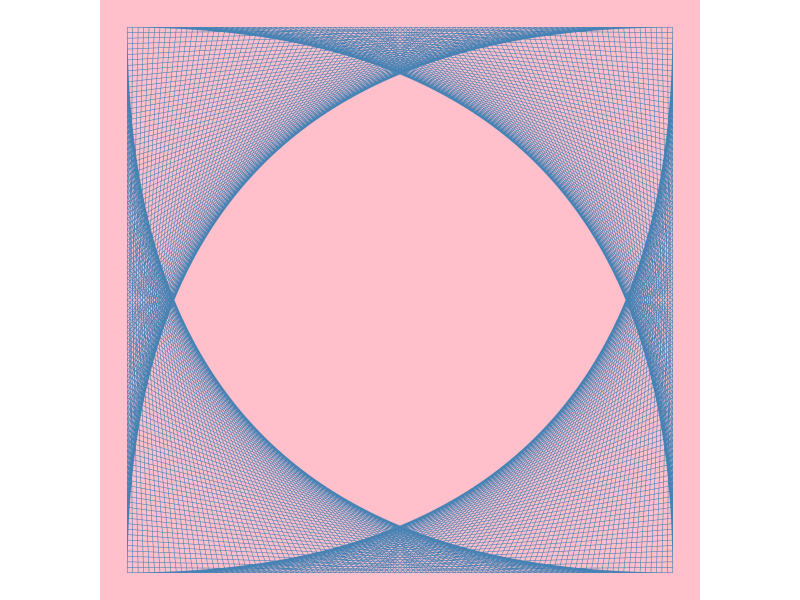
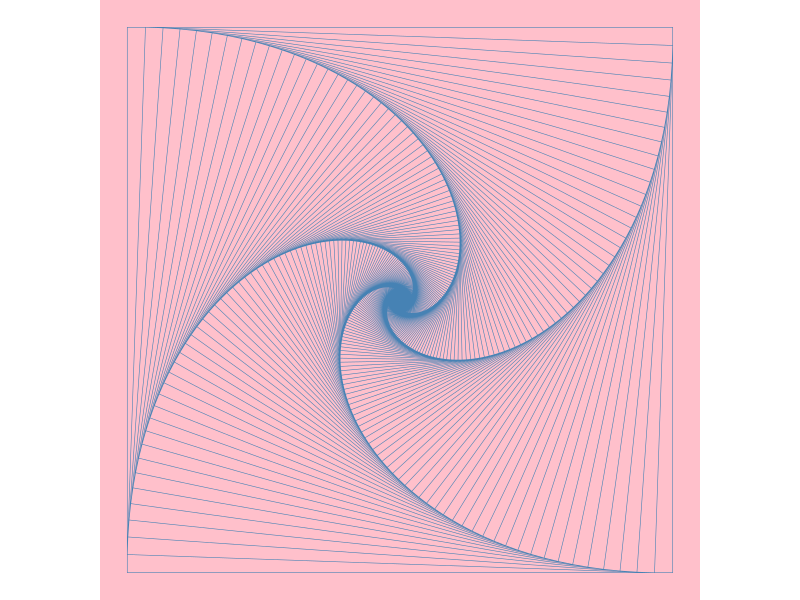
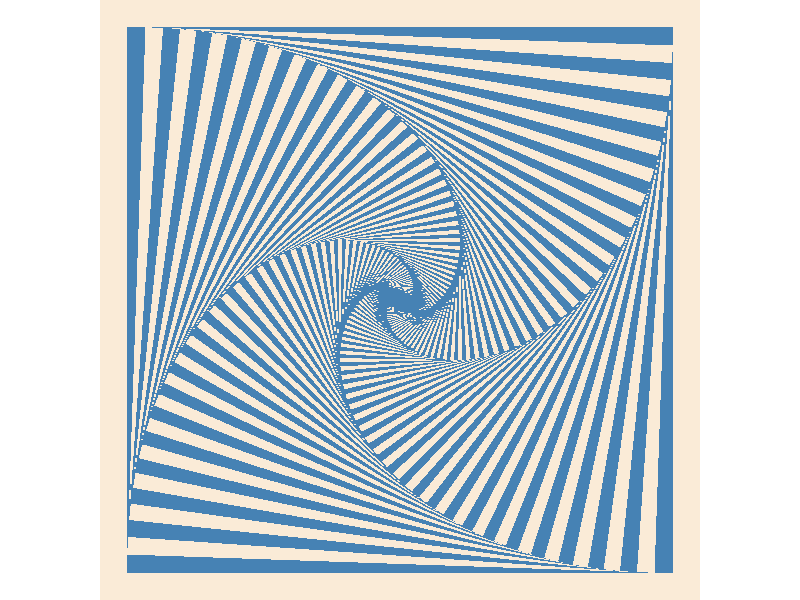
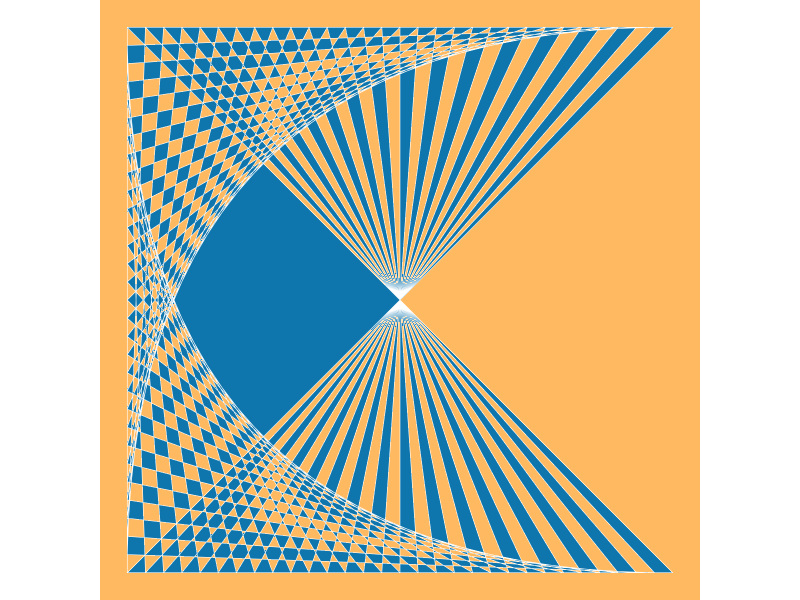
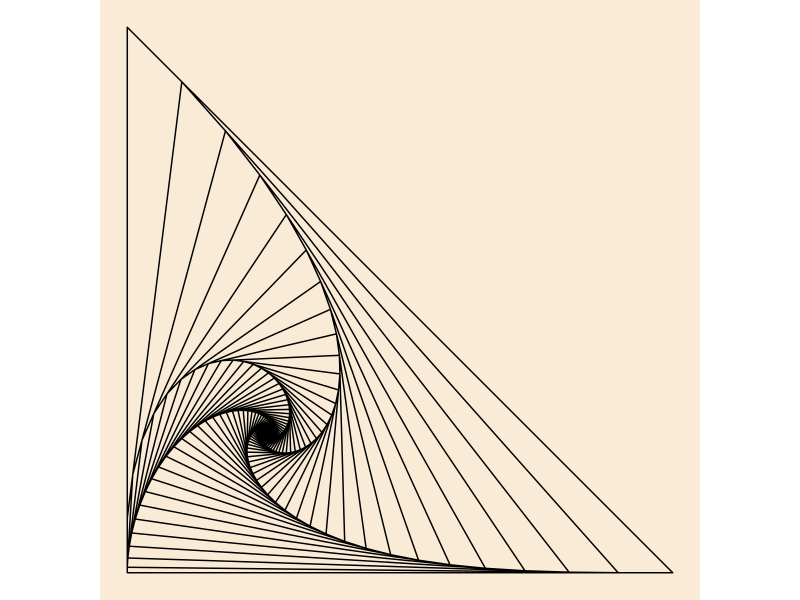
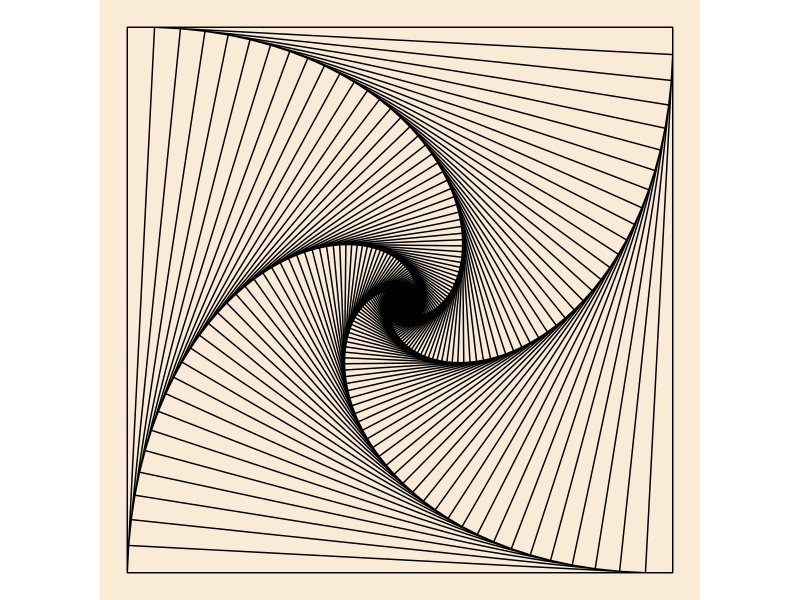
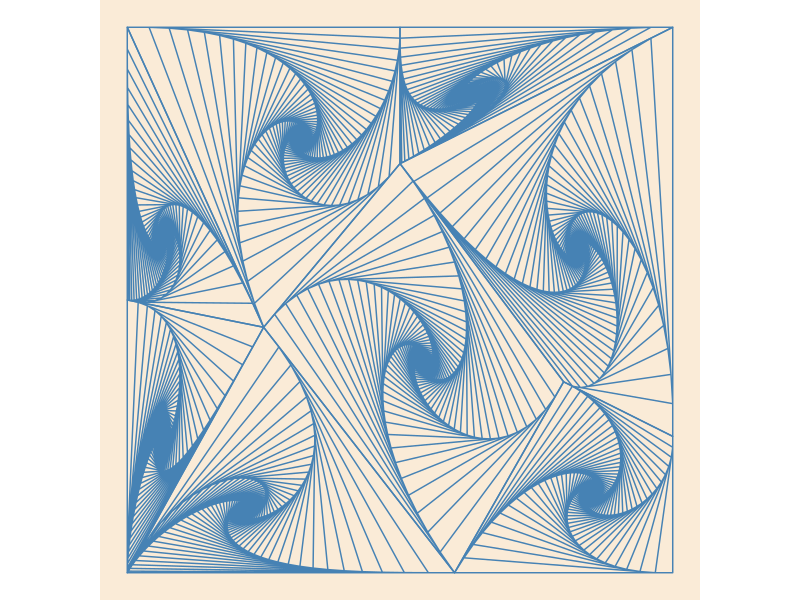
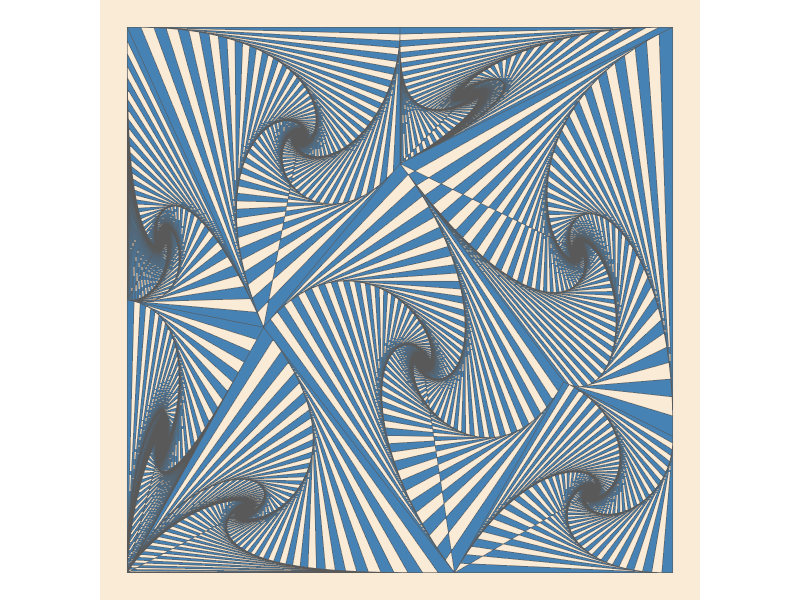

The R script that drew these images, in order: (Note: this script raises an error after producing the figures.)

# Source of inspiration: https://infrahumano.github.io/exterior/2020/04/18/mediod%C3%ADa.html
#                        https://youtu.be/C2vbYpa-AWk

library(tidyverse)
library(sf)

if (!dir.exists("visualization/spiral-pictures/")) dir.create("visualization/spiral-pictures/")


# First attempt -----------------------------------------------------------

square <- rbind(c(0, 0), c(0, 1), c(1, 1), c(1, 0), c(0, 0))

shift <- function(x, ..., d = 0.1) x + rbind(c(0, d), c(d, 0), c(0, -d), c(-d, 0), c(0, d))

accumulate(1:100, shift, .init = square, d = 0.01) %>% 
  st_polygon() %>%
  ggplot() + 
  geom_sf(fill = NA, size = 1/6, color = "steelblue") + 
  theme_void() + 
  theme(plot.background = element_rect(fill = "pink", color = NA))

ggsave("visualization/spiral-pictures/pic-1.png", device = "png", dpi = "print", bg = "pink")

# Second attempt ----------------------------------------------------------

rotate <- function(a) matrix(c(cos(a), sin(a), -sin(a), cos(a)), 2, 2)

rotate_shrink_push <- function(M, ..., d = 0.1) {
  
  angle <- pi/2 - acos(d / (1 - d))  ## this angle will only work with 1 x 1 squares
  
  M <- M %*% rotate(angle)  ## rotate
  M <- M * sqrt(2*d^2 - 2*d + 1) ## shrink
  M <- M + matrix(rep(c(0, d), nrow(M)), ncol = 2, byrow = TRUE)  ## push
  return(M)
}

output <- accumulate(1:200, rotate_shrink_push, .init = square, d = 1/30) %>% 
  st_polygon() 

output %>% 
  ggplot() + 
  geom_sf(fill = NA, size = 0.2, color = "steelblue") + 
  theme_void() + 
  theme(plot.background = element_rect(fill = "pink", color = NA))

ggsave("visualization/spiral-pictures/pic-2.png", device = "png", dpi = "print", bg = "pink")

output %>% 
  ggplot() + 
  geom_sf(fill = "steelblue", size = 0.2, color = NA) + 
  theme_void() + 
  theme(plot.background = element_rect(fill = "antiquewhite", color = NA))

ggsave("visualization/spiral-pictures/pic-3.png", device = "png", dpi = "print", bg = "antiquewhite")


# Third attempt -----------------------------------------------------------

triangle <- rbind(c(0, 0), c(0, 1),  c(1, 0), c(0, 0))

tri_shift <- function(x, ..., d = 0.1) x + rbind(c(0, d), c(d, 0), c(-d, 0), c(0, d))

accumulate(1:30, tri_shift, .init = triangle, d = 1/30) %>% 
  st_polygon() %>%
  ggplot() + 
  geom_sf(fill = "#0E75AD", color = "white", size = 1/10) + 
  theme_void() + 
  theme(plot.background = element_rect(fill = "#FFBA61", color = NA)) 

ggsave("visualization/spiral-pictures/pic-4.png", device = "png", dpi = "print", bg = "#FFBA61")


# Final attempt -----------------------------------------------------------

next_row <- function(M, ..., fraction = 0.1) {
  i <- nrow(M)
  rbind(M, M[i - 3, ] + (M[i - 2, ] - M[i - 3, ]) * fraction)
}

reduce(1:300, next_row, .init = triangle) %>% 
  list() %>% 
  st_multilinestring() %>% 
  ggplot() + 
  geom_sf(size = 0.2, color = "black") + 
  theme_void() + 
  theme(plot.background = element_rect(fill = "antiquewhite", color = NA))

reduce(1:500, next_row, .init = square, fraction = 0.05) %>% 
  list() %>% 
  st_multilinestring() %>% 
  ggplot() + 
  geom_sf(size = 0.2, color = "black") + 
  theme_void() + 
  theme(plot.background = element_rect(fill = "antiquewhite", color = NA))

ggsave("visualization/spiral-pictures/pic-5.png", device = "png", dpi = "print", bg = "antiquewhite")


## This is the same pattern from Javier's blog:

polygons <- list(
  rbind(c(0, 0), c(0, 500), c(250, 450), c(0, 0)),
  rbind(c(0, 500), c(250, 450), c(0, 1000), c(0, 500)), 
  rbind(c(0, 0), c(250, 450), c(600, 0), c(0, 0)),
  rbind(c(250, 450), c(0, 1000), c(500, 1000), c(500, 750), c(250, 450)),
  rbind(c(600, 0), c(250, 450), c(500, 750), c(800, 350), c(600, 0)),
  rbind(c(600, 0), c(800, 350), c(1000, 250), c(1000, 0), c(600, 0)),
  rbind(c(500, 750), c(800, 350), c(1000, 250), c(1000, 1000), c(500, 750)),
  rbind(c(500, 750), c(1000, 1000), c(500, 1000), c(500, 750))
)

spiral <- function(x, N = 300, ...) {
  reduce(1:N, next_row, .init = x, ...) 
}

map(polygons, spiral, fraction = 0.08, N = 500) %>% 
  st_multilinestring() %>% 
  ggplot() + 
  geom_sf(color = "steelblue", size = 0.2) + 
  theme_void() + 
  theme(plot.background = element_rect(fill = "antiquewhite", color = NA))

ggsave("visualization/spiral-pictures/pic-6.png", device = "png", dpi = "print", bg = "antiquewhite")

map(polygons, spiral, fraction = 0.05, N = 500) %>% 
  st_multilinestring() %>% 
  st_cast("MULTIPOLYGON") %>% 
  ggplot() + 
  geom_sf(fill = "steelblue", size = NA) + 
  theme_void() + 
  theme(plot.background = element_rect(fill = "antiquewhite", color = NA))

ggsave("visualization/spiral-pictures/pic-7.png", device = "png", dpi = "print", bg = "antiquewhite")


# Composition -------------------------------------------------------------

a <- spiral(square, N = 500, fraction = 0.08) %>% 
  list() %>% 
  st_multilinestring() %>% 
  ggplot() 

b <- list(triangle, rbind(c(0, 1), c(1, 1), c(1, 0), c(0, 1))) %>% 
  map(spiral) %>% 
  st_multilinestring() %>% 
  ggplot() 

c <- map(polygons, spiral, fraction = 0.08, N = 500) %>% 
  st_multilinestring() %>% 
  ggplot() 

rad <- function(degree) degree / 360 * 2 * pi

enclosing_square <- rbind(c(-1, -1), c(-1, 1.366025), c(1.366025, 1.366025), c(1.366025, -1), c(-1, -1))  %>% 
  list() %>% 
  st_polygon() 

d <- c(0, seq(-90, 90, 30), 180, 270) %>% 
  map(~ square %*% rotate(rad(.))) %>% 
  map(spiral, fraction = .05, N = 500) %>% 
  st_multilinestring() %>% 
  ggplot() +
  geom_sf(data = enclosing_square, fill = NA, color = "steelblue", size = 0.1) 

composition <- a + b + c + d & 
  geom_sf(color = "steelblue", size = 0.1) &
  theme_void() &
  theme(plot.background = element_rect(fill = "antiquewhite", color = "antiquewhite"))

composition + plot_layout(design = "1234")

ggsave("visualization/spiral-pictures/pic-8.png", device = "png", dpi = "print", bg = "antiquewhite")

c(0, seq(-90, 60, 30), 180, 270) %>% 
  map(~ square %*% rotate(rad(.))) %>% 
  map(spiral, fraction = .05, N = 500) %>% 
  append(enclosing_square) %>% 
  st_multilinestring() %>% 
  st_cast("MULTIPOLYGON") %>% 
  ggplot() +
  geom_sf(data = enclosing_square, fill = NA, color = "steelblue", size = 1) +
  geom_sf(fill = "steelblue", size = 0.1, color = NA) +
  theme_void() +
  theme(plot.background = element_rect(fill = "antiquewhite", color = "antiquewhite"))

ggsave("visualization/spiral-pictures/pic-9.png", device = "png", dpi = "print", bg = "antiquewhite")
